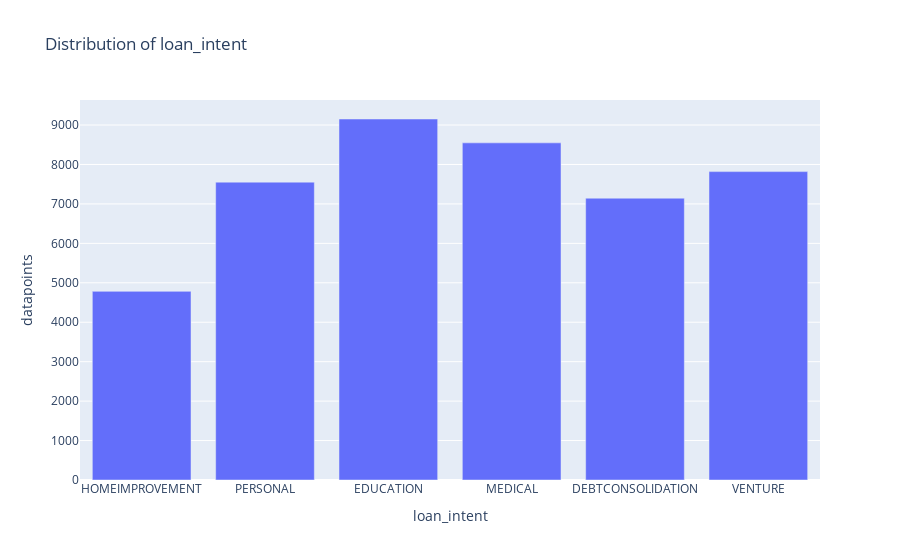

Write notebook code for a chart like this one.
### Code cell
plot_distribution(df4,"loan_intent")

### Figure 1 — Plotly figure (JSON) as saved in the notebook; plotly's stock layout.template omitted (floating-point values rounded to 4 significant figures)
{"data": [{"hovertemplate": "loan_intent=%{x}<br>datapoints=%{y}<extra></extra>", "legendgroup": "", "marker": {"color": "#636efa", "pattern": {"shape": ""}}, "name": "", "orientation": "v", "showlegend": false, "textposition": "auto", "type": "bar", "x": ["HOMEIMPROVEMENT", "PERSONAL", "EDUCATION", "MEDICAL", "DEBTCONSOLIDATION", "VENTURE"], "xaxis": "x", "y": [4783, 7552, 9153, 8548, 7145, 7819], "yaxis": "y"}], "layout": {"barmode": "relative", "legend": {"tracegroupgap": 0}, "title": {"text": "Distribution of loan_intent"}, "xaxis": {"anchor": "y", "domain": [0, 1], "title": {"text": "loan_intent"}}, "yaxis": {"anchor": "x", "domain": [0, 1], "title": {"text": "datapoints"}}}}
